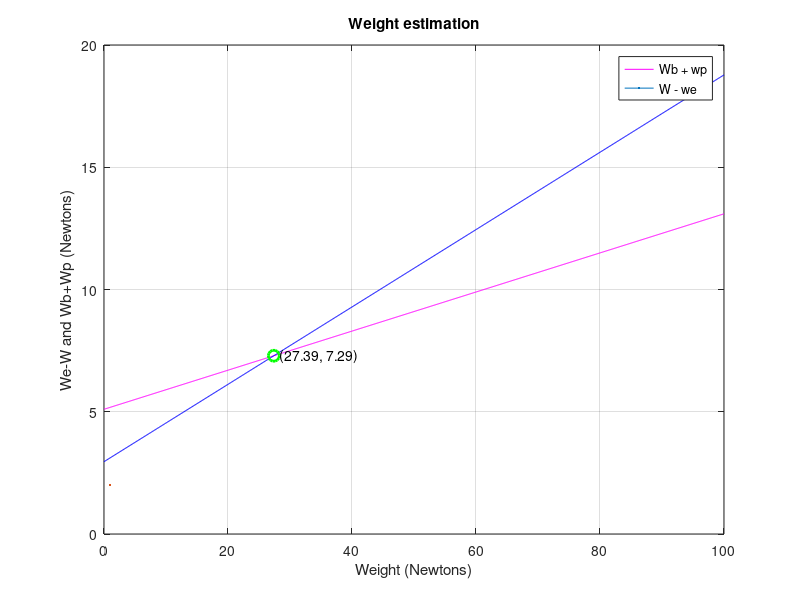

Reproduce this figure in MATLAB. (Note: this script raises an error after producing the figure.)
% A3 assignment 
clc
clear
close all

g = 9.81;
% constants - level flight
V_CR = 18; 
t_LF = 135;
LD_LF = 12.3; 
etaP_LF = 0.7;
etaM = 0.8;
etaESC = 0.95;
rho_B = 527000/g;

WB_W_LF = (V_CR*t_LF)/(LD_LF*etaP_LF*etaM*etaESC*rho_B);

fprintf("Level flight battery weight fraction: \n");
disp(WB_W_LF);

% constants - turning flight
V_M = 17;
t_TF = 61;
n = 2;
LD_TF = 11;
etaP_M = 0.65;

WB_W_TF = (V_M*t_TF*n)/(LD_TF*etaP_M*etaM*etaESC*rho_B);

fprintf("Turning Flight battery weight fraction: \n");
disp(WB_W_TF);

% constants - climb
V_CL = 13;
t_CL = 13.29; % calculated in A3
etaP_CL = 0.55;
gamma = 10;
LD_CL = 10;

WB_W_CL = ((V_CL*t_CL)/(etaP_CL*etaM*etaESC*rho_B))*(((cosd(gamma))/(LD_CL)) + sind(gamma));

fprintf("Climb battery weight fraction: \n");
disp(WB_W_CL);

% constants - takeoff
t_TO = 3; % needs to be adjusted based on calculations
W_P = 0.1049;

WB_W_TO = t_TO/(etaM*etaESC*rho_B*W_P);

fprintf("Takeoff battery weight fraction: \n");
disp(WB_W_TO);

% constants - warmup 
N = 10;

WB_W_WU = N*(WB_W_TO);

fprintf("Warmup battery weight fraction: \n");
disp(WB_W_WU);

% total weight fraction calculation

WB_W_total = WB_W_TO + WB_W_WU + WB_W_CL + WB_W_LF + WB_W_TF;


% accounting for efficiencies 

etaUse = 0.8; 
etaTemp = 0.7;

WB_W_eff= WB_W_total/(etaP_LF*etaM*etaESC*etaUse*etaTemp);

fprintf("Total battery weight fraction accounting for efficiency: \n");
disp(WB_W_eff);

% finding the empty weight
W = linspace(0, 100, 1000);

Wb_plus__wp = WB_W_eff.*W + 5.1012;
W_minus_we = 0.1582.*W + 2.9575;

W_int = (2.9575 - 5.1012) / (WB_W_eff - 0.1582);
Y_int = WB_W_eff*W_int + 5.1012;

figure(1);
plot(W, Wb_plus__wp, "m-", LineWidth=2);
hold on
plot(W, W_minus_we, "b-", LineWidth=2);
plot(W_int, Y_int, 'go', 'MarkerSize', 8, 'LineWidth', 2)
text(W_int, Y_int, sprintf('  (%.2f, %.2f)', W_int, Y_int))
xlabel('Weight (Newtons)');
ylabel('We-W and Wb+Wp (Newtons)');
title('Weight estimation');
legend('Wb + wp', 'W - we');
grid on;


% empty weight fraction
w_e = W_int - 0.1582*W_int - 2.9575;
we_W = w_e/W_int;
fprintf("Empty weight fraction: \n");
disp(we_W);

w_b = WB_W_eff*W_int;
w_p = 5.1012; % weight of payload in newtons

figure(2);
weights = [w_e w_b w_p];
names = ["Empty Weight", "Battery Weight", "Payload Weight"];
piechart(weights, names);
title("Weight Pie Chart");

% energy calculations
E_LF = (WB_W_LF*W_int) * rho_B;
E_TF = (WB_W_TF*W_int) * rho_B;
E_CL = (WB_W_CL*W_int) * rho_B;
E_TO = (WB_W_TO*W_int) * rho_B;
E_WU = (WB_W_WU*W_int) * rho_B;
E_total = (E_LF + E_TF + E_CL + E_TO + E_WU)/(etaTemp*etaUse);

fprintf("Total Energy = \n");
disp(E_total);



